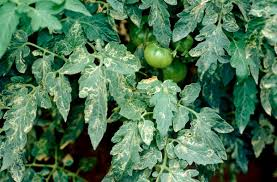
#> input picture test_images/tomato_leaf_test01.jpg, 277 x 182 px, found by its file name
$ python extract_features.py
#> lines starting #> are read from the running program, lines starting #| are printed output that depends on the picture; after the words box and inside, x2 and y2 are one past the last pixel; in counts of white or black regions, pixels touching at a corner belong together
import cv2
import numpy as np
import json
import os

# ==== Fungsi klasifikasi kondisi daun berdasarkan nilai HSV ====
def classify_leaf_condition(hue, saturation, value):
    if 35 <= hue <= 85 and saturation > 100 and value > 70:
        return "Segar"
    elif 25 <= hue < 35 and 40 <= saturation <= 100 and 40 <= value <= 80:
        return "Layu"
    elif hue < 25 or hue > 90 or saturation < 50 or value < 60:
        return "Busuk"
    else:
        return "Tidak Diketahui"

# ==== Ekstraksi fitur warna ====
def extract_color_features(image, contours):
    hsv_image = cv2.cvtColor(image, cv2.COLOR_BGR2HSV)
    color_features = []

    for contour in contours:
        mask = np.zeros(image.shape[:2], dtype=np.uint8)
        cv2.drawContours(mask, [contour], -1, 255, -1)

        mean_hsv = cv2.mean(hsv_image, mask=mask)
        mean_bgr = cv2.mean(image, mask=mask)

        condition = classify_leaf_condition(mean_hsv[0], mean_hsv[1], mean_hsv[2])

        color_features.append({
            'mean_hue': float(mean_hsv[0]),
            'mean_saturation': float(mean_hsv[1]),
            'mean_value': float(mean_hsv[2]),
            'mean_blue': float(mean_bgr[0]),
            'mean_green': float(mean_bgr[1]),
            'mean_red': float(mean_bgr[2]),
            'condition': condition
        })

    return color_features

# ==== Visualisasi hasil pada gambar ====
def visualize_leaf_conditions(image, contours, features):
    result_image = image.copy()
    for i, (contour, feature) in enumerate(zip(contours, features)):
        x, y, w, h = cv2.boundingRect(contour)
        cv2.drawContours(result_image, [contour], -1, (0, 255, 0), 2)
        text = f"{feature['condition']}"
        cv2.putText(result_image, text, (x, y - 10),
                    cv2.FONT_HERSHEY_SIMPLEX, 0.6, (0, 0, 255), 2)
    return result_image

# ==== Main program ====
if __name__ == "__main__":
    base_dir = r"C:\tomato_project\cv_tomat"
    image_path = os.path.join(base_dir, "test_images", "tomato_leaf_test01.jpg")
    output_dir = os.path.join(base_dir, "output")
    os.makedirs(output_dir, exist_ok=True)

    image = cv2.imread(image_path)
#> image is the input picture: shape (182, 277, 3); mean B, G, R 83.6, 116.3, 76
    if image is None:
        print(f"Error: Gambar tidak bisa diload dari {image_path}")
        exit()

    # Segmentasi warna daun
    hsv = cv2.cvtColor(image, cv2.COLOR_BGR2HSV)
#> hsv: shape (182, 277, 3); mean H, S, V 63.5, 133.7, 116.9
    lower_green = np.array([25, 30, 30])
    upper_green = np.array([90, 255, 255])
    mask = cv2.inRange(hsv, lower_green, upper_green)
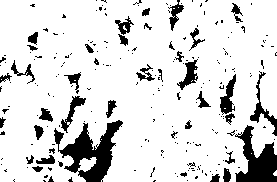
#> mask: shape (182, 277); 85.7% white; 221 black regions (181 under 20 px)

    contours, _ = cv2.findContours(mask, cv2.RETR_EXTERNAL, cv2.CHAIN_APPROX_SIMPLE)
#> contours = 9 contours, 8 with area under 20; largest, box (x1, y1, x2, y2) and area: (0, 0, 277, 182) 45612
    print(f"Ditemukan {len(contours)} kontur daun")
#| Ditemukan 9 kontur daun

    # Ekstraksi warna dan klasifikasi
    color_features = extract_color_features(image, contours)
#> the loop in extract_color_features, `for contour in contours:` made 9 passes
#> (contour, mean_hsv, mean_bgr, condition) on passes 2 to 8: ([[227, 170]], (26, 247, 30, 0), (1, 26, 30, 0), 'Busuk'), ([[251, 153]], (85, 93, 33, 0), (31, 33, 21, 0), 'Busuk'), ([[101, 139]], (63, 37, 69, 0), (60, 69, 59, 0), 'Busuk'), ([[250, 136]], (87, 156, 36, 0), (34, 36, 14, 0), 'Busuk'), ([[1, 79]], (90, 118, 39, 0), (39, 39, 21, 0), 'Busuk'), ([[173, 8], [174, 8]], (70, 112, 33, 0), (23.5, 33, 18.5, 0), 'Busuk'), ([[178, 7]], (56, 68, 30, 0), (22, 30, 23, 0), 'Busuk')
#> (mean_hsv, mean_bgr, condition) on passes 1, 9: ((36.94, 148.4, 58.88, 0), (26.82, 58.76, 51.76, 0), 'Busuk'), ((64.34, 125.7, 125.4, 0), (90.2, 125.3, 81.3, 0), 'Segar')
#> after the loop in extract_color_features, `for contour in contours:`:
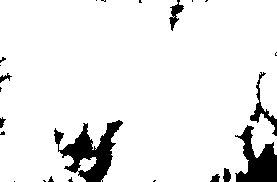
#> mask: shape (182, 277); 92.2% white; 23 black regions (15 under 20 px), largest, box (x1, y1, x2, y2) and area: (54, 120, 123, 182) 1808, (235, 125, 277, 182) 1284, (250, 72, 277, 136) 349
#> after the loop in extract_color_features, `for contour in contours:`: color_features = 9 items
#> color_features = 9 items

    print("\n=== HASIL DETEKSI KONDISI DAUN ===")
    for i, feature in enumerate(color_features):
        print(f"Daun {i}: Hue={feature['mean_hue']:.1f}, S={feature['mean_saturation']:.1f}, V={feature['mean_value']:.1f}")
        print(f"→ Kondisi: {feature['condition']}\n")
#> this loop made 9 passes
#> (printed output is left out)

    # Simpan hasil visualisasi dan data
    result_img = visualize_leaf_conditions(image, contours, color_features)
#> the loop in visualize_leaf_conditions, `for i, (contour, feature) in enumerate(zip(contours, features)):` made 9 passes
#> (x, y, w, h, text) on passes 1, 2, 3, 4, 5, 6, 8, 9: (273, 170, 4, 6, 'Busuk'), (227, 170, 1, 1, 'Busuk'), (251, 153, 1, 1, 'Busuk'), (101, 139, 1, 1, 'Busuk'), (250, 136, 1, 1, 'Busuk'), (1, 79, 1, 1, 'Busuk'), (178, 7, 1, 1, 'Busuk'), (0, 0, 277, 182, 'Segar')
#> (contour, x, y, w, h, text) on pass 7: ([[173, 8], [174, 8]], 173, 8, 2, 1, 'Busuk')
#> after the loop in visualize_leaf_conditions, `for i, (contour, feature) in enumerate(zip(contours, features)):`:
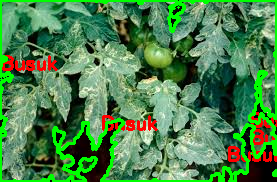
#> result_image: shape (182, 277, 3); 12.45% of pixels changed, all inside (x1, y1, x2, y2) = (0, 0, 277, 182)
    image_output_path = os.path.join(output_dir, "hasil_deteksi_kondisi_daun.jpg")
    json_output_path = os.path.join(output_dir, "daun_kondisi.json")

    cv2.imwrite(image_output_path, result_img)
    with open(json_output_path, "w") as f:
        json.dump(color_features, f, indent=4)

    print(f"Gambar hasil disimpan di: {image_output_path}")
    print(f"Data fitur disimpan di: {json_output_path}")

    cv2.imshow("Hasil Deteksi Kondisi Daun", result_img)
    cv2.waitKey(0)
    cv2.destroyAllWindows()
